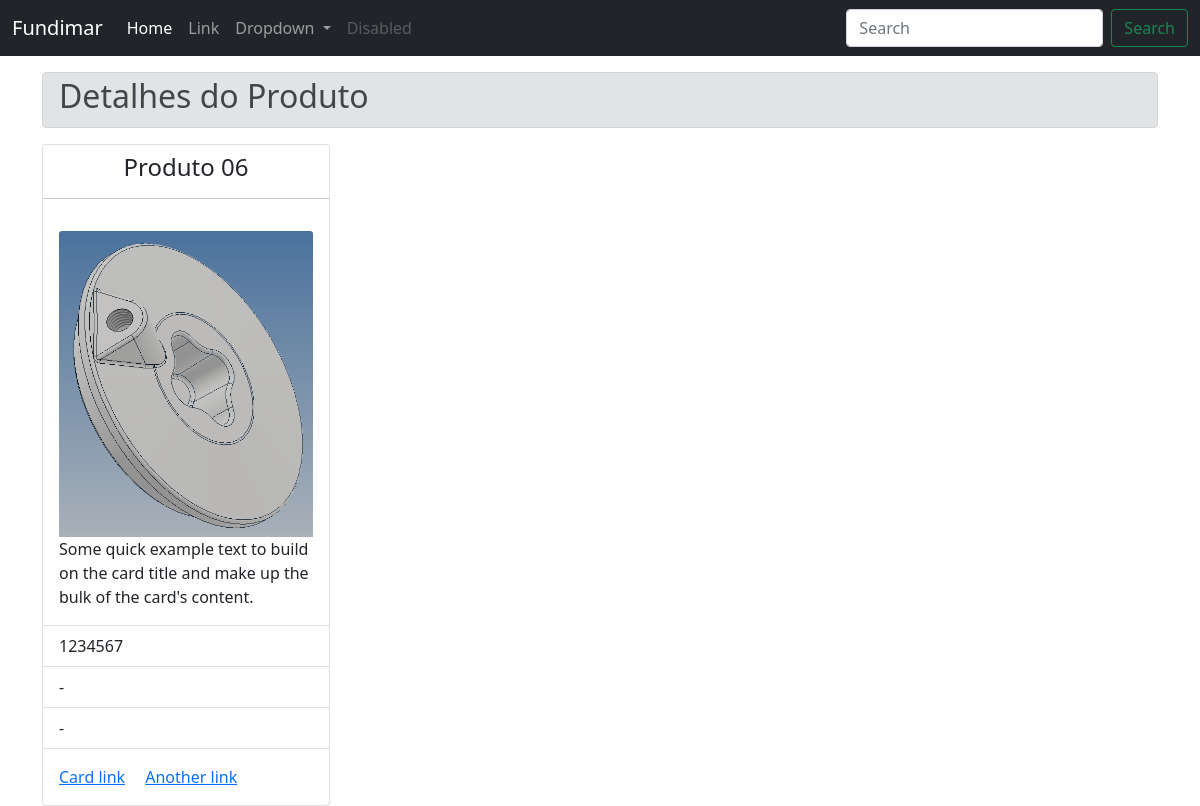
The page /4/ on the database as committed earlier.
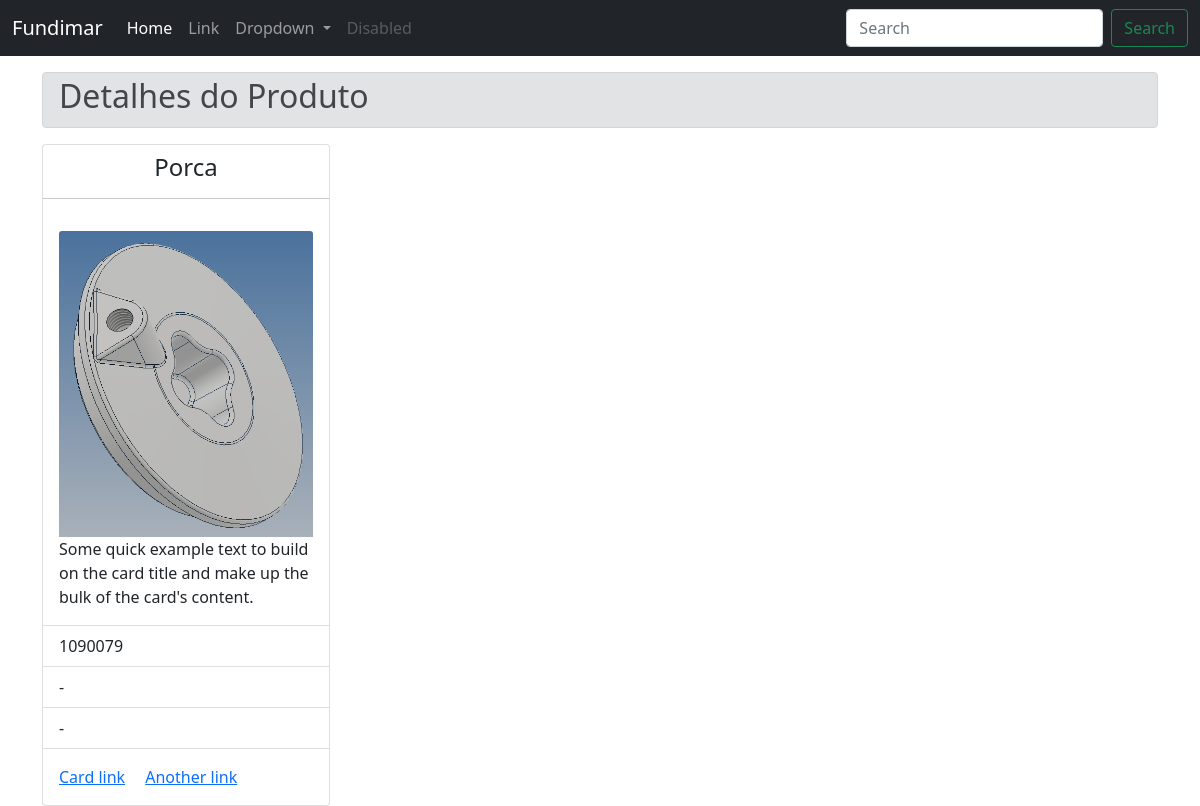
The same page on the database as committed later.
### produto/models.py (models this page shows, shortened)
class Produto(models.Model):
    nome = models.CharField(max_length=150)
    image = models.ImageField(upload_to='produto/images/')
    data_cadastro = models.DateField(auto_now=True)
    codigo_01 = models.CharField(max_length=10)
    codigo_02 = models.CharField(max_length=10, null=True, default="-")
    codigo_03 = models.CharField(max_length=10, null=True, default="-")

### produto/views.py (the view)
# urls.py: path('<int:produto_id>/', views.detalhe, name='detalhe'),
def detalhe(request, produto_id):
    produto = get_object_or_404(Produto, pk=produto_id)
    return render(request, 'produto/detalhe.html', {'produto': produto})

### produto/templates/produto/detalhe.html (shortened to what this page needs)
{% extends "produto/layouts/base.html" %}
{% block page %}Detalhes do Produto{% endblock %}
{% block content %}
<div class="card" style="width: 18rem;">
    <h4 class="card-title text-center pt-2 mb-0">{{ produto.nome }}</h4>
    <hr>
    <div class="card-body col">
    <img src="{{  produto.image.url }}" class="card-img-top" alt="...">
        <p class="card-text">Some quick example text to build on the card title and make up the bulk of the card's
            content.</p>
    </div>
    <ul class="list-group list-group-flush">
        <li class="list-group-item">{{ produto.codigo_01 }}</li>
        <li class="list-group-item">{{ produto.codigo_02 }}</li>
        <li class="list-group-item">{{ produto.codigo_03 }}</li>
    </ul>
    <div class="card-body">
        <a href="#" class="card-link">Card link</a>
        <a href="#" class="card-link">Another link</a>
    </div>
</div>
{% endblock %}

Rows that differ between the two databases and show on the page:
changed Produto: nome "Produto 06" → "Porca"; codigo_01 "1234567" → "1090079"
